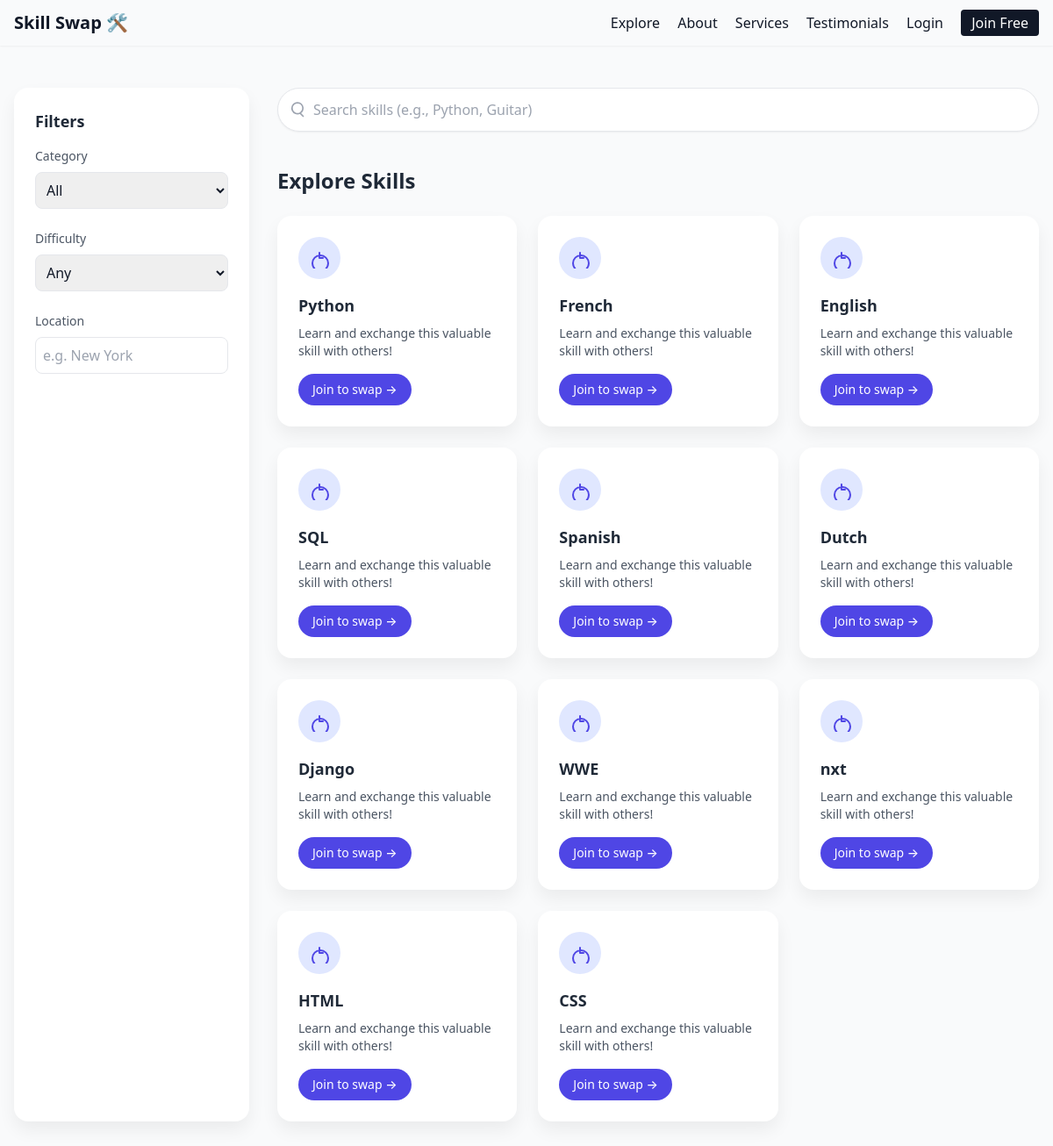
/explore, run on the app's committed database.
### models.py (models this page shows)
class Skill(db.Model):
    __tablename__ = "skills"
    id = db.Column(db.Integer, primary_key=True)
    name = db.Column(db.String(120), nullable=False, index=True, unique=True)
    description = db.Column(db.Text)
    category = db.Column(db.String(100), index=True)
    difficulty = db.Column(db.String(50), index=True)   # Beginner / Intermediate / Advanced
    location = db.Column(db.String(120), index=True)    # City, region, or online
    users = db.relationship(
        "UserSkill",
        back_populates="skill",
        cascade="all, delete-orphan"
    )

### app.py (the view, shortened to what this page needs)
    @app.route("/explore")
    def explore():
        q = request.args.get("q", "")
        category = request.args.get("category", "")
        difficulty = request.args.get("difficulty", "")
        location = request.args.get("location", "")
        query = Skill.query.options(
            joinedload(Skill.users).joinedload(UserSkill.user)
        )
        if q:
            query = query.filter(Skill.name.ilike(f"%{q}%"))
        if category:
            query = query.filter(Skill.category == category)
        if difficulty:
            query = query.filter(Skill.difficulty == difficulty)
        if location:
            query = query.filter(Skill.location.ilike(f"%{location}%"))
        skills = query.all()
        matches = []
        return render_template("explore.html", skills=skills, matches=matches)

### templates/explore.html (shortened to what this page needs)
{% extends 'base.html' %}
{% block content %}
<div class="max-w-7xl mx-auto px-4 py-12 grid grid-cols-1 lg:grid-cols-4 gap-8">
  <form id="filter-form" method="get" action="{{ url_for('explore') }}"
        class="lg:col-span-4 grid grid-cols-1 lg:grid-cols-4 gap-8">
    <aside class="bg-white rounded-2xl shadow p-6 h-fit">
      <h3 class="text-lg font-semibold mb-4 text-gray-800">Filters</h3>
      <div class="mb-6">
        <label class="block text-sm font-medium mb-2 text-gray-600">Category</label>
        <select name="category"
                onchange="this.form.submit()"
                class="w-full p-2 border rounded-lg">
          <option value="">All</option>
        </select>
      </div>
      <div class="mb-6">
        <label class="block text-sm font-medium mb-2 text-gray-600">Difficulty</label>
        <select name="difficulty"
                onchange="this.form.submit()"
                class="w-full p-2 border rounded-lg">
          <option value="">Any</option>
        </select>
      </div>
      <div>
        <label class="block text-sm font-medium mb-2 text-gray-600">Location</label>
        <input type="text"
               name="location"
               value="{{ request.args.get('location', '') }}"
               placeholder="e.g. New York"
               class="w-full p-2 border rounded-lg"
               onchange="this.form.submit()" />
      </div>
    </aside>
    <div class="lg:col-span-3">
      <div class="relative mb-10">
        <span class="absolute inset-y-0 left-0 flex items-center pl-3 text-gray-400">
          <svg xmlns="http://www.w3.org/2000/svg" class="h-5 w-5" fill="none"
               viewBox="0 0 24 24" stroke="currentColor">
            <path stroke-linecap="round" stroke-linejoin="round" stroke-width="2"
                  d="M21 21l-4.35-4.35m0 0A7.5 7.5 0 1110.5 3a7.5 7.5 0 016.15 13.65z" />
          </svg>
        </span>
        <input
          type="text"
          name="q"
          value="{{ request.args.get('q', '') }}"
          placeholder="Search skills (e.g., Python, Guitar)"
          class="w-full pl-10 pr-4 py-3 border rounded-full shadow-sm
                 focus:outline-none focus:ring-2 focus:ring-indigo-400"
        />
      </div>
      <h2 class="text-2xl font-bold mb-6 text-gray-800">Explore Skills</h2>
      <div id="results" class="grid sm:grid-cols-2 lg:grid-cols-3 gap-6">
        {% if skills %}
          {% for s in skills %}
          <div class="bg-white rounded-2xl shadow hover:shadow-lg hover:scale-[1.02] transition-transform p-6 flex flex-col justify-between">
            <div>
              <div class="h-12 w-12 bg-indigo-100 text-indigo-600 flex items-center justify-center rounded-full mb-4">
                <svg xmlns="http://www.w3.org/2000/svg" class="h-6 w-6" fill="none" viewBox="0 0 24 24" stroke="currentColor">
                  <path stroke-linecap="round" stroke-linejoin="round" stroke-width="2"
                        d="M12 6v6h4m6 6a9 9 0 11-18 0 9 9 0 0118 0z" />
                </svg>
              </div>
              <h3 class="text-lg font-semibold text-gray-800 mb-2">{{ s.name }}</h3>
              <p class="text-gray-600 text-sm line-clamp-3">
                {{ s.description or "Learn and exchange this valuable skill with others!" }}
              </p>
            </div>
            <div class="mt-4">
              {% if not current_user.is_authenticated %}
                <a href="{{ url_for('register') }}"
                   class="inline-block bg-indigo-600 text-white text-sm font-medium
                        px-4 py-2 rounded-full hover:bg-indigo-700 transition">
                  Join to swap →
                </a>
              {% endif %}
            </div>
          </div>
          {% endfor %}
        {% else %}
          <div class="col-span-full text-center py-12 text-gray-500">
            <p class="text-lg">No skills found for your search.</p>
            <p class="text-sm mt-2">Try adjusting filters or searching again!</p>
          </div>
        {% endif %}
      </div>
    </div>
  </form>
</div>
{% endblock %}

### static/css/styles.css (style rules this page uses)
.shadow { box-shadow: 0 10px 20px rgba(0,0,0,.06); }
html { scroll-behavior: smooth; }

### data on the page
Skill: name "Python", description "Learn and exchange this valuable skill with others!"
Skill: name "French", description "Learn and exchange this valuable skill with others!"
Skill: name "English", description "Learn and exchange this valuable skill with others!"
Skill: name "SQL", description "Learn and exchange this valuable skill with others!"
Skill: name "Spanish", description "Learn and exchange this valuable skill with others!"
Skill: name "Dutch", description "Learn and exchange this valuable skill with others!"
Skill: name "Django", description "Learn and exchange this valuable skill with others!"
Skill: name "WWE", description "Learn and exchange this valuable skill with others!"
Skill: name "nxt", description "Learn and exchange this valuable skill with others!"
Skill: name "HTML", description "Learn and exchange this valuable skill with others!"
Skill: name "CSS", description "Learn and exchange this valuable skill with others!"
